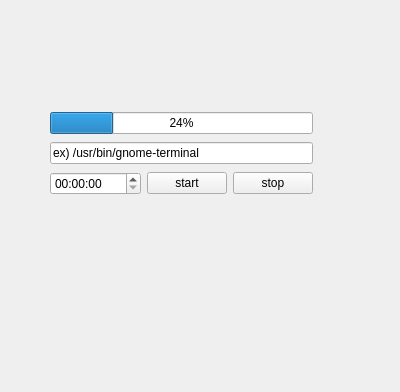
<?xml version="1.0" encoding="UTF-8"?>
<ui version="4.0">
 <class>Form</class>
 <widget class="QWidget" name="Form">
  <property name="geometry">
   <rect>
    <x>0</x>
    <y>0</y>
    <width>400</width>
    <height>392</height>
   </rect>
  </property>
  <property name="windowTitle">
   <string>Form</string>
  </property>
  <widget class="QWidget" name="">
   <property name="geometry">
    <rect>
     <x>50</x>
     <y>110</y>
     <width>263</width>
     <height>87</height>
    </rect>
   </property>
   <layout class="QVBoxLayout" name="verticalLayout">
    <item>
     <widget class="QProgressBar" name="progressBar">
      <property name="value">
       <number>24</number>
      </property>
     </widget>
    </item>
    <item>
     <widget class="QLineEdit" name="lineEdit__cmd">
      <property name="text">
       <string>ex) /usr/bin/gnome-terminal</string>
      </property>
     </widget>
    </item>
    <item>
     <layout class="QHBoxLayout" name="horizontalLayout_2">
      <item>
       <widget class="QTimeEdit" name="timeEdit__timer">
        <property name="displayFormat">
         <string>hh:mm:ss</string>
        </property>
       </widget>
      </item>
      <item>
       <layout class="QHBoxLayout" name="horizontalLayout">
        <item>
         <widget class="QPushButton" name="pushButton__start">
          <property name="text">
           <string>start</string>
          </property>
         </widget>
        </item>
        <item>
         <widget class="QPushButton" name="pushButton__stop">
          <property name="text">
           <string>stop</string>
          </property>
         </widget>
        </item>
       </layout>
      </item>
     </layout>
    </item>
   </layout>
  </widget>
 </widget>
 <resources/>
 <connections/>
</ui>
